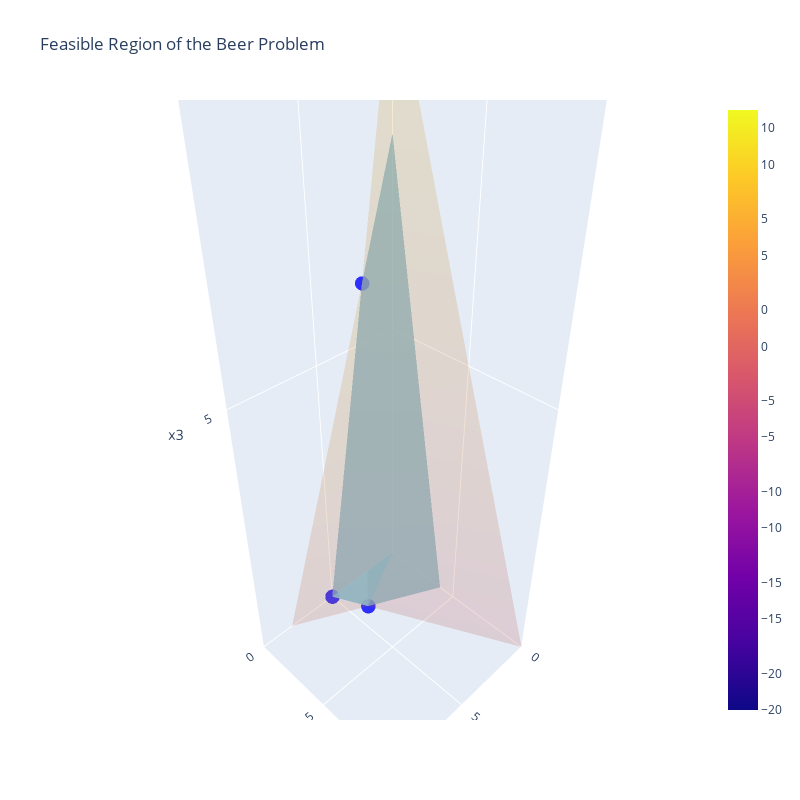

Write notebook code for a chart like this one.
### Code cell
import plotly.graph_objects as go

# Plot the feasible region in 3D
# The feasible region is defined by the vertices of the polytope

fig = go.Figure(data=[
    go.Scatter3d(
        x=vertices[:, 0],
        y=vertices[:, 1],
        z=vertices[:, 2],
        mode='markers',
        marker=dict(size=5, color='blue', opacity=0.8),
    )
])

# Plot the constraint planes

x1_values = np.linspace(-1, 10, 100)
x2_values = np.linspace(-1, 10, 100)
x1_grid, x2_grid = np.meshgrid(x1_values, x2_values)

for i in range(A.shape[0]):
    Z = (b[i] - A[i, 0] * x1_grid - A[i, 1] * x2_grid) / A[i, 2]  
    fig.add_trace(go.Surface(
        x=x1_grid,
        y=x2_grid,
        z=Z,
        opacity=0.2,
        name=f'Constraint {i+1}',
    ))

# Mesh the vertices to create a 3D surface

from scipy.spatial import ConvexHull
hull = ConvexHull(vertices)

for simplex in hull.simplices:
    fig.add_trace(go.Mesh3d(
        x=vertices[simplex, 0],
        y=vertices[simplex, 1],
        z=vertices[simplex, 2],
        color='lightblue',
        opacity=0.7,
    ))

fig.update_layout(
    title='Feasible Region of the Beer Problem',
    scene=dict(
        xaxis_title='x1',
        xaxis=dict(nticks=4, range=[0, 10]),
        yaxis=dict(nticks=4, range=[0, 10]),
        zaxis=dict(nticks=4, range=[0, 10]),
        yaxis_title='x2',
        zaxis_title='x3',
    ),
    width=800,
    height=800,
)

fig.show()

### Figure 1 — Plotly figure (JSON) as saved in the notebook; plotly's stock layout.template omitted (floating-point values rounded to 4 significant figures; data arrays with more than 128 entries replaced by an {"elided": "..."} marker saying what was removed)
{"data": [{"marker": {"color": "blue", "opacity": 0.8, "size": 5}, "mode": "markers", "type": "scatter3d", "x": [0, 5.0, 0, 4, 0, 2], "y": [-2.22e-16, 0, 4.0, 2, -4.441e-16, 0], "z": [0, 0, -2.22e-16, 0, 8.0, 6.0]}, {"name": "Constraint 1", "opacity": 0.2, "type": "surface", "x": {"elided": "100x100 float values"}, "y": {"elided": "100x100 float values"}, "z": {"elided": "100x100 float values"}}, {"name": "Constraint 2", "opacity": 0.2, "type": "surface", "x": {"elided": "100x100 float values"}, "y": {"elided": "100x100 float values"}, "z": {"elided": "100x100 float values"}}, {"color": "lightblue", "opacity": 0.7, "type": "mesh3d", "x": [0, 0, 0], "y": [-4.441e-16, 4.0, -2.22e-16], "z": [8.0, -2.22e-16, 0]}, {"color": "lightblue", "opacity": 0.7, "type": "mesh3d", "x": [2, 4, 5.0], "y": [0, 2, 0], "z": [6.0, 0, 0]}, {"color": "lightblue", "opacity": 0.7, "type": "mesh3d", "x": [4, 0, 0], "y": [2, 4.0, -2.22e-16], "z": [0, -2.22e-16, 0]}, {"color": "lightblue", "opacity": 0.7, "type": "mesh3d", "x": [4, 5.0, 0], "y": [2, 0, -2.22e-16], "z": [0, 0, 0]}, {"color": "lightblue", "opacity": 0.7, "type": "mesh3d", "x": [2, 5.0, 0], "y": [0, 0, -2.22e-16], "z": [6.0, 0, 0]}, {"color": "lightblue", "opacity": 0.7, "type": "mesh3d", "x": [2, 0, 0], "y": [0, -4.441e-16, -2.22e-16], "z": [6.0, 8.0, 0]}, {"color": "lightblue", "opacity": 0.7, "type": "mesh3d", "x": [2, 4, 0], "y": [0, 2, 4.0], "z": [6.0, 0, -2.22e-16]}, {"color": "lightblue", "opacity": 0.7, "type": "mesh3d", "x": [2, 0, 0], "y": [0, -4.441e-16, 4.0], "z": [6.0, 8.0, -2.22e-16]}], "layout": {"height": 800, "scene": {"xaxis": {"nticks": 4, "range": [0, 10], "title": {"text": "x1"}}, "yaxis": {"nticks": 4, "range": [0, 10], "title": {"text": "x2"}}, "zaxis": {"nticks": 4, "range": [0, 10], "title": {"text": "x3"}}}, "title": {"text": "Feasible Region of the Beer Problem"}, "width": 800}}
